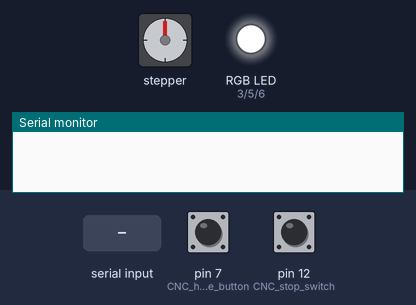
Bench run of a sketch on a simulated Arduino Nano, built with avr-gcc and run on an emulated ATmega328P. Parts: stepper motor, an RGB LED mixed from three pins (HIGH = lit), the last lines printed to the serial monitor. Inputs (shaded band) come from the test bench; at power-on: pin 7 (CNC_home_button) HIGH, pin 12 (CNC_stop_switch) HIGH. Stepper angles assume 2038 steps per turn.

Above: at 1.2 s.
1.3 s: pin 7 (CNC_home_button) pulled LOW for 0.15 s
At 1.45 s:
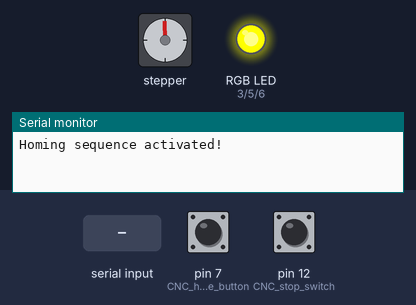
4.3 s: "1" received over the second serial link
At 10.0 s:
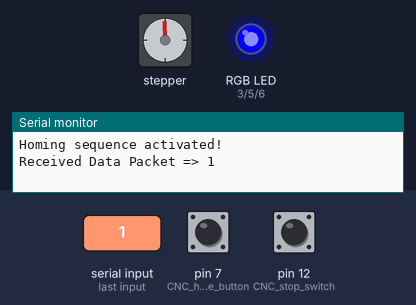
10.3 s: "2" received over the second serial link
13.3 s: "CW" received over the second serial link
22.3 s: pin 7 (CNC_home_button) pulled LOW for 3.2 s
At 24.23 s:
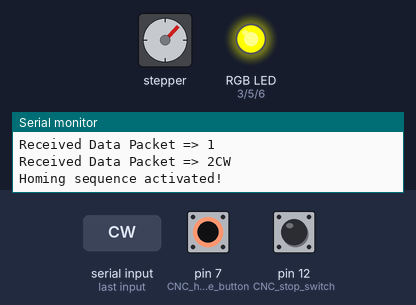
27.0 s: pin 12 (CNC_stop_switch) pulled LOW for 1 s
At 32.9 s:
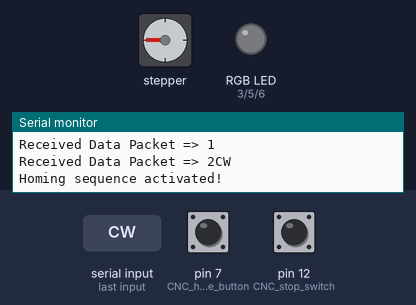
Timing chart, 0 to 33.8 s (numbered marks = the images above; inputs shaded):
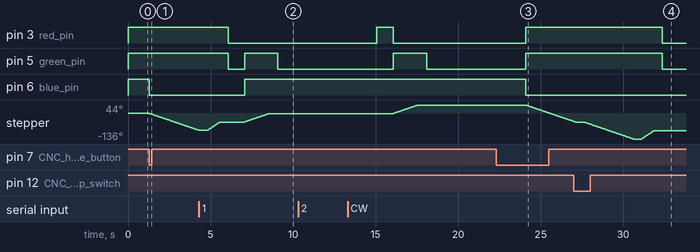

Measured:
- after the input at 1.3 s, pin 6 (blue_pin): HIGH → LOW at once; stepper: keeps turning counter-clockwise at about 30°/s, starting at once
- after the input at 4.3 s, pin 6 (blue_pin): LOW → HIGH after 2.8 s
- after the input at 10.3 s, every drawn part: stays the same
- after the input at 22.3 s, pin 5 (green_pin): LOW → HIGH after 1.8 s; pin 6 (blue_pin): HIGH → LOW after 1.8 s; stepper: keeps turning counter-clockwise at about 30°/s, starting after 1.8 s
- after the input at 27.0 s, pin 3 (red_pin), pin 5 (green_pin): HIGH → LOW after 5.4 s instead of 1.9 s

The sketch:

HVAC_thermal_camera_CNC.ino
```cpp
         /////////////////////////////////////////////
        //  AI-driven Sound & Thermal Image-based  //
       //         HVAC Fault Diagnosis            //
      //           ----------------              //
     //             (Arduino Nano)              //
    //             by Kutluhan Aktar           //
   //                                         //
  /////////////////////////////////////////////

//
// Identify the faulty components via anomalous sound detection and diagnose ensuing cooling malfunctions via thermal visual anomaly detection.
//
// For more information:
// https://www.hackster.io/kutluhan-aktar
//
//
// Connections
// Arduino Nano :
//                                28BYJ-48 Stepper Motor (w/ ULN2003)
// D8      ------------------------ IN1
// D9      ------------------------ IN2
// D10     ------------------------ IN3
// D11     ------------------------ IN4
//                                Micro Switch with Pulley (JL024-2-026)
// D12     ------------------------ +
//                                Home Button
// D7     ------------------------ +
//                                5mm Common Anode RGB LED
// D3      ------------------------ R
// D5      ------------------------ G
// D6      ------------------------ B
//                                XIAO ESP32C6
// RX (D2) ------------------------ TX (D6)
// TX (D4) ------------------------ RX (D7)


// Include the required libraries:
#include <SoftwareSerial.h>
#include <Stepper.h>

// Define the CNC (28BYJ-48) stepper motor configurations and initialize the stepper object.
int stepsPerRevolution = 2038, max_motor_RPM = 10, step_delay = 500, CNC_go_to_switch = 15, CNC_switch_to_home = 1;
Stepper CNC_motor(stepsPerRevolution, 8, 10, 9, 11); // IN1-IN3-IN2-IN4

// Define the software serial port — XIAO.
const int rxPin = 2, txPin = 4;
SoftwareSerial XIAO(/*RX=*/rxPin, /*TX=*/txPin);

// Define the CNC stop micro switch pin.
#define CNC_stop_switch 12

// Define the CNC home button pin.
#define CNC_home_button 7

// Define RGB LED pins.
#define red_pin    3
#define green_pin  5
#define blue_pin   6

// Define the required CNC configurations by creating a struct — _CNC.
struct _CNC{
  String pos_command[5] = {"1", "2", "3", "4", "h"};
  int step_number[4] = {1, 1, 3, 1};
  int pos_delay = 5000;
};

// Define the data holders:
struct _CNC _CNC;
String data_packet = "";

void setup(){
  Serial.begin(115200);

  // Initiate the serial communication between Arduino Nano and XIAO ESP32C6.
  XIAO.begin(115200);

  // Register pin configurations.
  pinMode(CNC_stop_switch, INPUT_PULLUP);
  pinMode(CNC_home_button, INPUT_PULLUP);
  pinMode(red_pin, OUTPUT);
  pinMode(green_pin, OUTPUT);
  pinMode(blue_pin, OUTPUT);
  adjustColor(0,0,0);

}

void loop(){
  // Obtain the data packet transferred by XIAO ESP32C6 via serial communication.
  if(XIAO.available() > 0){
    data_packet = XIAO.readString();
  }

  if(data_packet != ""){
    Serial.print("Received Data Packet => "); Serial.println(data_packet);
    // Depending on the received coordinate update command from XIAO ESP32C6, change the thermal camera container head position via the stepper motor.
    if(data_packet.indexOf(_CNC.pos_command[0]) > -1){
      adjustColor(255,0,0);
      CNC_motor_move(_CNC.step_number[0], "CW");
      adjustColor(255,255,0);
      delay(_CNC.pos_delay);
      // Transfer (reply) the coordinate update confirmation message to XIAO ESP32C6 via serial communication.
      XIAO.print("CNC_OK");
      delay(1000);
      adjustColor(0,255,0);
    }else if(data_packet.indexOf(_CNC.pos_command[1]) > -1){
      adjustColor(255,0,0);
      CNC_motor_move(_CNC.step_number[1], "CW");
      adjustColor(255,255,0);
      delay(_CNC.pos_delay);
      // Transfer (reply) the coordinate update confirmation message to XIAO ESP32C6 via serial communication.
      XIAO.print("CNC_OK");
      delay(1000);
      adjustColor(0,255,0);
    }else if(data_packet.indexOf(_CNC.pos_command[2]) > -1){
      adjustColor(255,0,0);
      CNC_motor_move(_CNC.step_number[2], "CW");
      adjustColor(255,255,0);
      delay(_CNC.pos_delay);
      // Transfer (reply) the coordinate update confirmation message to XIAO ESP32C6 via serial communication.
      XIAO.print("CNC_OK");
      delay(1000);
      adjustColor(0,255,0);
    }else if(data_packet.indexOf(_CNC.pos_command[3]) > -1){
      adjustColor(255,0,0);
      CNC_motor_move(_CNC.step_number[3], "CW");
      adjustColor(255,255,0);
      delay(_CNC.pos_delay);
      // Transfer (reply) the coordinate update confirmation message to XIAO ESP32C6 via serial communication.
      XIAO.print("CNC_OK");
      delay(1000);
      adjustColor(0,255,0);
    }else if(data_packet.indexOf(_CNC.pos_command[4]) > -1){
      // If requested, after going through four coordinate updates, return the thermal camera container head to the starting point (zeroing).
      int zeroing = 0;
      for(int i=0; i<4; i++) zeroing+=_CNC.step_number[i];
      Serial.print("Zeroing the container head for "); Serial.print(zeroing); Serial.println(" steps!\n");
      adjustColor(255,0,0);
      CNC_motor_move(zeroing, "CCW");
      adjustColor(255,255,0);
      delay(_CNC.pos_delay);
      // Transfer (reply) the coordinate update confirmation message to XIAO ESP32C6 via serial communication.
      XIAO.print("CNC_OK");
      delay(1000);
      adjustColor(255,0,255);
    }
    // Clear the received data packet.
    data_packet = "";
  }

  // If the home button is pressed, initiate the container head homing sequence.
  if(!digitalRead(CNC_home_button)){
    Serial.println("\nHoming sequence activated!\n");
    adjustColor(0,0,255);
    CNC_motor_move(CNC_go_to_switch, "CCW");
  }
}

int CNC_motor_move(int step_number, String _direction){
  int revs = 0;
  // Move the CNC stepper motor according to the passed step number and the direction.
  // CW:  Clockwise
  // CCW: Counter-clockwise
  if(_direction == "CW"){
    for(int i=0; i<step_number; i++){
      CNC_motor.setSpeed(max_motor_RPM/2);
      CNC_motor.step(stepsPerRevolution/8);
      delay(step_delay);
      revs++;
    }
  }else if(_direction == "CCW"){
    for(int i=0; i<step_number; i++){
      CNC_motor.setSpeed(max_motor_RPM/2);
      CNC_motor.step(-stepsPerRevolution/4);
      delay(step_delay);
      revs++;
      // If the thermal camera container head triggers the stop micro switch by colliding, force the container head to return to the home position.
      if(digitalRead(CNC_stop_switch)){
        if(CNC_position_home()) adjustColor(255,255,255);
        break;
      }
    }
  }
  // Return the total revolution number.
  return revs;
}

bool CNC_position_home(){
  // Return the thermal camera container head to the home position — 0.
  for(int i=0; i<CNC_switch_to_home; i++){
    CNC_motor.setSpeed(max_motor_RPM);
    CNC_motor.step(stepsPerRevolution/8);
    delay(step_delay);
  }
  return true;
}

void adjustColor(int r, int g, int b){
  analogWrite(red_pin, (255-r));
  analogWrite(green_pin, (255-g));
  analogWrite(blue_pin, (255-b));
}
```
